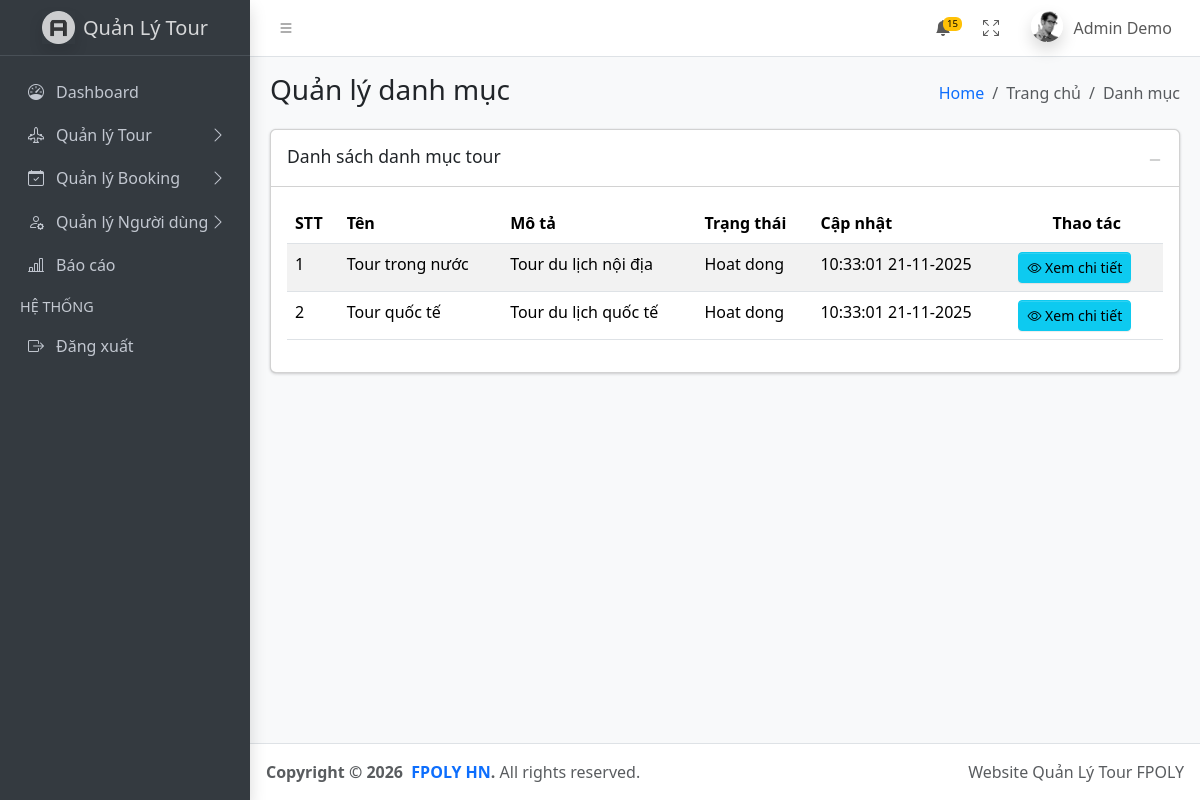
Page /categories (signed in) on the committed database.
### tables this page shows
CREATE TABLE `categories` (
  `id` bigint(20) NOT NULL,
  `name` varchar(100) NOT NULL,
  `description` text DEFAULT NULL,
  `status` tinyint(4) NOT NULL,
  `created_at` timestamp NOT NULL DEFAULT current_timestamp(),
  `updated_at` timestamp NOT NULL DEFAULT current_timestamp() ON UPDATE current_timestamp()
);

### src/helpers/helpers.php (called while the page is built, shortened)
<?php
function view_path(string $view): string
{
    $normalized = str_replace('.', DIRECTORY_SEPARATOR, $view);
    return BASE_PATH . DIRECTORY_SEPARATOR . 'views' . DIRECTORY_SEPARATOR . $normalized . '.php';
}
function view(string $view, array $data = []): void
{
    $file = view_path($view);
    extract($data, EXTR_OVERWRITE);
    include $file;
}

### src/controllers/CategoryController.php (called while the page is built, shortened)
<?php
class CategoryController
{
    public function index()
    {
        $keyword = isset($_GET['keyword']) ? trim($_GET['keyword']) : '';
        $status = isset($_GET['status']) && $_GET['status'] != '' ? $_GET['status'] : null;
        $categories = Category::all($status, $keyword);
        view('admin.categories', [
            'title' => "Quản lý danh mục",
            'categories' => $categories,
            'currentKeyword' => $keyword,
            'currentStatus' => $status,
        ]);
    }
}

### index.php (called while the page is built, shortened)
<?php
require_once __DIR__ . '/src/helpers/helpers.php';
require_once __DIR__ . '/src/models/Category.php';
require_once __DIR__ . '/src/controllers/CategoryController.php';
$homeController = new HomeController();
$authController = new AuthController();
$categoryController = new CategoryController();
$adminController = new AdminController();
$guideController = new GuideController();
$act = $_GET['act'] ?? '/';
match ($act) {
    '/', 'welcome' => $homeController->welcome(),
    'home' => $homeController->home(),
    'login' => $authController->login(),
    'check-login' => $authController->checkLogin(),
    'logout' => $authController->logout(),
    'categories' => $categoryController->index(),
    'admin/dashboard' => $homeController->home(),
    'admin/tours' => $adminController->tours(),
    'admin/tours/add' => $adminController->addTour(),
    'admin/tours/edit' => $adminController->editTour(),
    'admin/tours/view' => $adminController->viewTour(),
    'admin/bookings' => $adminController->bookings(),
    'admin/bookings/add' => $adminController->addBooking(),
    'admin/bookings/customers' => $adminController->bookingCustomers(),
    'admin/customers' => $adminController->customers(),
    'admin/customers/add' => $adminController->addCustomer(),
    'admin/guides' => $adminController->guides(),
    'admin/reports' => $adminController->reports(),
    'admin/schedules' => $adminController->schedules(),
    'admin/schedules/add' => $adminController->addSchedule(),
    'admin/schedules/edit' => $adminController->editSchedule(),
    'admin/rooms' => $adminController->rooms(),
    'admin/expenses' => $adminController->expenses(),
    'admin/revenue' => $adminController->revenue(),
    'admin/customers/checkin' => $adminController->customerCheckIn(),
    'admin/customers/assign-room' => $adminController->assignRoom(),
    'admin/print-guest-list' => $adminController->printGuestList(),
    'guide/dashboard' => $guideController->dashboard(),
    'guide/schedule' => $guideController->schedule(),
    'guide/customers' => $guideController->customers(),
    'guide/diary' => $guideController->diary(),
    'guide/checkin' => $guideController->checkin(),
    'guide/requirements' => $guideController->requirements(),
    'guide/update-requirement' => $guideController->updateRequirement(),
    'guide/save-diary' => $guideController->saveDiary(),
    default => $homeController->notFound(),
};

### src/models/Category.php (called while the page is built, shortened)
<?php
class Category
{
    public function __construct($data = [])
    {
        if (is_array($data)) {
            $this->id = $data["id"] ?? null;
            $this->name = $data['name'] ??'';
            $this->description = $data['description'] ?? '';
            $this->status = $data['status'] ?? '';
            $this->updated_at = $data['updated_at'] ?? null;
        }
    }
    public static function all($status = null , $keyword = null )
    {
        $db = getDB();
        try{
            $params = [];
            $sql = "SELECT * FROM categories";
            $sql .= " ORDER BY created_at DESC";
            $stmt = $db->prepare($sql);
            $stmt->execute($params);
            $result = $stmt->fetchAll();
            $categories = [];
            foreach ($result as $key => $row) {
                $categories[] = new Category($row);
            }
            return $categories;
        } catch (PDOException $e) {
            error_log("Loi khi lay du lieu danh muc tour" . $e->getMessage());
            return [];
        }
    }
}

### views/admin/categories.php (the view, shortened to what this page needs)
<div class="row">
  <div class="col-12">
    <div class="card">
      <div class="card-header">
        <h3 class="card-title">Danh sách danh mục tour </h3>
        <div class="card-tools">
          <button
            type="button"
            class="btn btn-tool"
            data-lte-toggle="card-collapse"
            title="Collapse"
          >
            <i data-lte-icon="collapse" class="bi bi-dash-lg"></i>
          </button>
        </div>
      </div>
      <div class="card-body">
        <?php if(!empty($categories)): ?>
            <div class="table-reponsive">
                <table class="table table-border table-striped table-hover">
                    <thead>
                        <tr>
                            <th>STT</th>
                            <th>Tên</th>
                            <th>Mô tả</th>
                            <th>Trạng thái</th>
                            <th>Cập nhật</th>
                            <th class="text-center">Thao tác</th>
                        </tr>
                    </thead>
                    <tbody>
                        <?php foreach($categories as $index => $category) : ?>
                            <tr>
                                <td><?= $index + 1 ?></td>
                                <td><?= $category-> name?? '' ?></td>
                                <td><?= $category-> description?? '' ?></td>
                                <td><?= $category->status == 1 ? "Hoat dong" : "Dung hoat dong" ?></td>
                                <td><?= $category->updated_at ? date('H:i:s d-m-Y', strtotime($category->updated_at)) : '' ?></td>
                                <td>
                                    <button class="btn btn-sm btn-info" data-bs-toggle="modal" data-bs-target="#viewModal<?= $category->id ?>">
                                        <i class="bi bi-eye"></i> Xem chi tiết
                                    </button>
                                </td>
                            </tr>
                        <?php endforeach ?>
                    </tbody>
                </table>
            </div>
        <?php endif ?>
      </div>
    </div>
  </div>
</div>

### rows in the picture
categories: name "Tour trong nước", description "Tour du lịch nội địa", status "Hoat dong", updated_at "10:33:01 21-11-2025"
categories: name "Tour quốc tế", description "Tour du lịch quốc tế", status "Hoat dong", updated_at "10:33:01 21-11-2025"

### other values in the picture
$currentUser->name "Admin Demo"
$pageTitle "Quản lý danh mục"
$item['label'] "Trang chủ"
$item['label'] "Danh mục"
